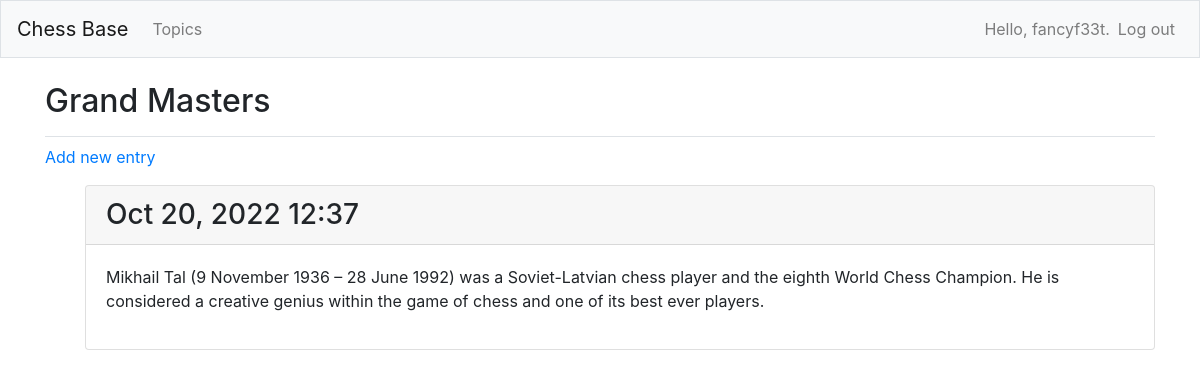
Page /topics/2/ (signed in) on the earlier database version.
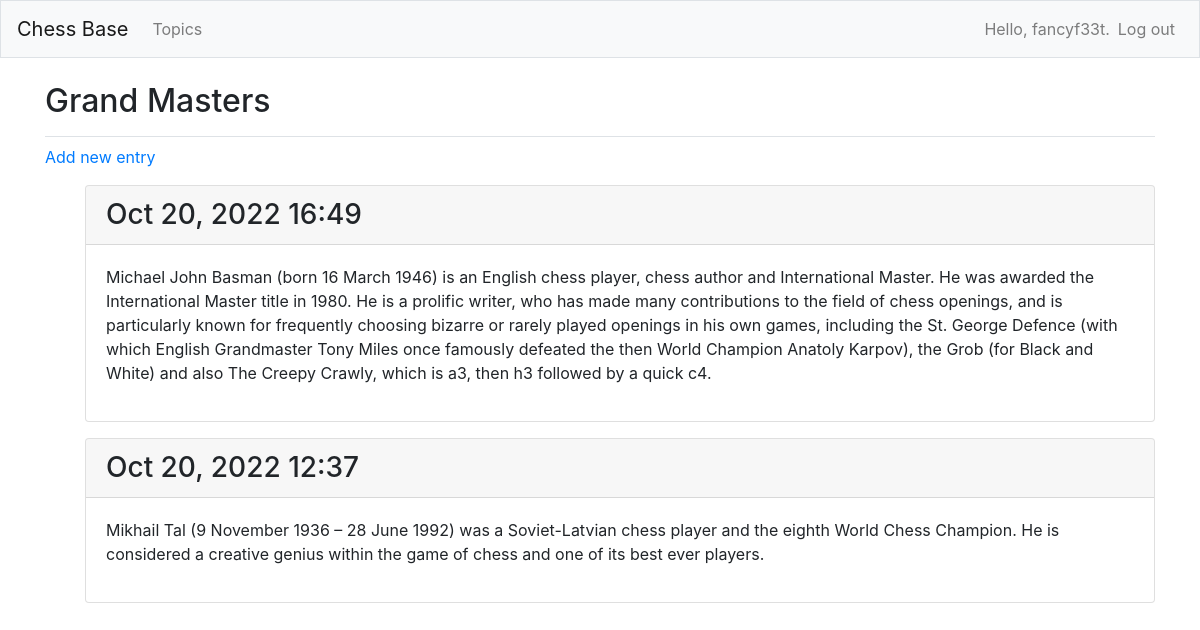
Same page on the later database version.
### chess_bases/models.py (models this page shows)
class Topic(models.Model):
    text = models.CharField(max_length=200)
    date_added = models.DateTimeField(auto_now_add=True)
    owner = models.ForeignKey(User, on_delete=models.CASCADE)
    def __str__(self):
        return self.text

class Entry(models.Model):
    topic = models.ForeignKey(Topic, on_delete=models.CASCADE)
    text = models.TextField()
    date_added = models.DateTimeField(auto_now_add=True)
    class Meta:
        verbose_name_plural = 'entries'

### chess_bases/views.py (the view)
# urls.py: path('topics/<int:topic_id>/', views.topic, name='topic'),
@login_required
def topic(request, topic_id):
    topic = Topic.objects.get(id=topic_id)
    if topic.owner != request.user:
        raise Http404
    entries = topic.entry_set.order_by('-date_added')
    context = {'topic': topic, 'entries': entries}
    return render(request, 'chess_bases/topic.html', context)

### chess_bases/templates/chess_bases/topic.html (shortened to what this page needs)
{% extends 'chess_bases/base.html' %}
{% block page_header %}
<h2>{{ topic }}</h2>
{% endblock page_header %}
{% block content %}
<p>
    <a href="{% url 'chess_bases:new_entry' topic.id %}">Add new entry</a>
</p>
<ul>
    {% for entry in entries %}
    <div class="card mb-3">
        <h3 class="card-header">
            {{ entry.date_added|date:'M d, Y H:i' }}
        </h3>
        <div class="card-body">
            {{ entry.text|linebreaks }}
        </div>
    </div>
    {% empty %}
    <p>There are no entries for this topic yet...</p>
    {% endfor %}
</ul>
{% endblock content %}

### chess_bases/templates/chess_bases/base.html (shortened to what this page needs)
{% load bootstrap4 %}
<!DOCTYPE html>
<html lang="en">
<head>
    {% bootstrap_css %}
</head>
<body>
    <nav class="navbar navbar-expand-md navbar-light bg-light mb-4 border">
        <a href="{% url 'chess_bases:index'%}" class="navbar-brand">Chess Base</a>
        <div class="collapse navbar-collapse" id="navbarCollapse">
            <ul class="navbar-nav mr-auto">
                <li class="nav-item"><a href="{% url 'chess_bases:topics'%}" class="nav-link">Topics</a></li>
            </ul>
            <ul class="navbar-nav ml-auto">
                {% if user.is_authenticated %}
                <li class="nav-item">
                    <span class="navbar-text">Hello, {{ user.username }}.</span>
                </li>
                <li class="nav-item"><a href="{% url 'users:logout' %}" class="nav-link">Log out</a></li>
                {% else %}
                <li class="nav-item"><a href="{% url 'users:register' %}" class="nav-link">Register</a></li>
                <li class="nav-item"><a href="{% url 'users:login' %}" class="nav-link">Log in</a></li>
                {% endif %}
            </ul>
        </div>
    </nav>
    <main role="main" class="container">
        <div class="pb-2 mb-2 border-bottom">
            {% block page_header %}{% endblock page_header %}
        </div>
        <div>
            {% block content %}{% endblock content %}
        </div>
    </main>
</body>
</html>

Differences in the rows shown:
added Entry: date_added "Oct 20, 2022 16:49", text "Michael John Basman (born 16 March 1946) is an English chess player, chess author and International Master. He was awarded the International Master title in 1980. He is a prolific writer, who has made many contributions to the field of chess openings, and is particularly known for frequently choosing bizarre or rarely played openings in his own games, including the St. George Defence (with which English Grandmaster Tony Miles once famously defeated the then World Champion Anatoly Karpov), the Grob (for Black and White) and also The Creepy Crawly, which is a3, then h3 followed by a quick c4."
